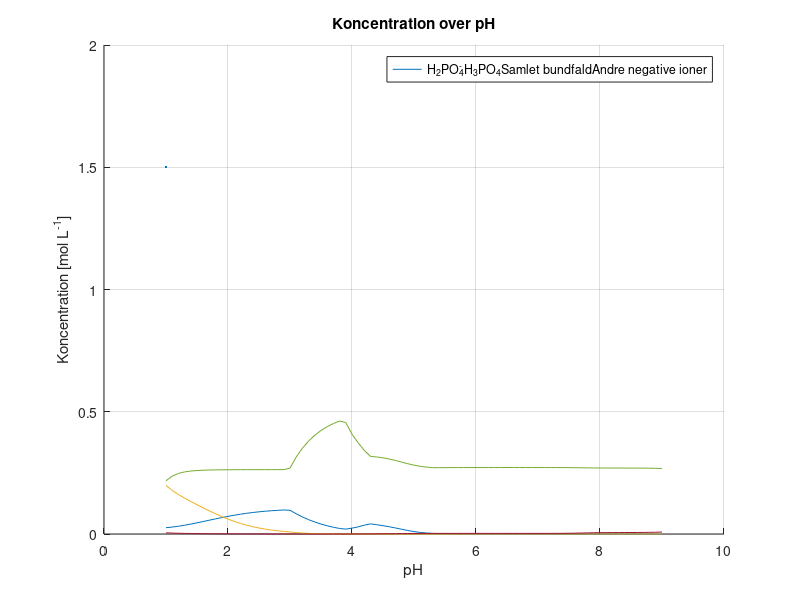
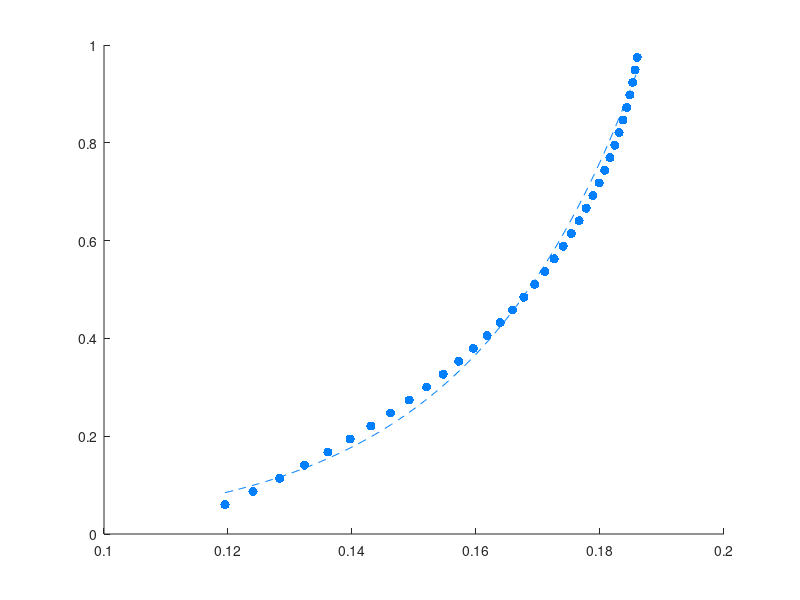

Here is the MATLAB script that generated these plots, in order: (Note: this script raises an error after producing the figures.)
%read data from excel
Data = [1	0.0258420000000000	0.199020000000000	0.217728000000000	0.00481441700000000
1.10000000000000	0.0283430000000000	0.178160000000000	0.236788000000000	0.00385463000000000
1.20000000000000	0.0317560000000000	0.161450000000000	0.247745000000000	0.00310253300000000
1.30000000000000	0.0358950000000000	0.146770000000000	0.254004000000000	0.00251067400000000
1.40000000000000	0.0405900000000000	0.133040000000000	0.257590000000000	0.00204091000000000
1.50000000000000	0.0456850000000000	0.119770000000000	0.259689000000000	0.00166509900000000
1.60000000000000	0.0510290000000000	0.106860000000000	0.260950000000000	0.00136218400000000
1.70000000000000	0.0564780000000000	0.0943860000000000	0.261721000000000	0.00111681600000000
1.80000000000000	0.0618920000000000	0.0824830000000000	0.262211000000000	0.000917356000000000
1.90000000000000	0.0671450000000000	0.0713140000000000	0.262541000000000	0.000754789000000000
2	0.0721230000000000	0.0610170000000000	0.262755000000000	0.000622167000000000
2.10000000000000	0.0767400000000000	0.0516920000000000	0.262903000000000	0.000513979000000000
2.20000000000000	0.0809330000000000	0.0433900000000000	0.263006000000000	0.000425810000000000
2.30000000000000	0.0846700000000000	0.0361160000000000	0.263080000000000	0.000354096000000000
2.40000000000000	0.0879420000000000	0.0298370000000000	0.263134000000000	0.000295874000000000
2.50000000000000	0.0907630000000000	0.0244880000000000	0.263173000000000	0.000248733000000000
2.60000000000000	0.0931600000000000	0.0199830000000000	0.263202000000000	0.000210684000000000
2.70000000000000	0.0951740000000000	0.0162280000000000	0.263224000000000	0.000180055000000000
2.80000000000000	0.0968480000000000	0.0131250000000000	0.263240000000000	0.000155472000000000
2.90000000000000	0.0982250000000000	0.0105790000000000	0.263253000000000	0.000135815000000000
3	0.0971970000000000	0.00834360000000000	0.269809098500000	0.000121272000000000
3.10000000000000	0.0826600000000000	0.00576150000000000	0.314597432000000	0.000116412000000000
3.20000000000000	0.0698530000000000	0.00394300000000000	0.350850332000000	0.000112714000000000
3.30000000000000	0.0586710000000000	0.00267590000000000	0.380230362000000	0.000110027000000000
3.40000000000000	0.0489900000000000	0.00180150000000000	0.404043966000000	0.000108188000000000
3.50000000000000	0.0406810000000000	0.00120380000000000	0.423364488000000	0.000107043000000000
3.60000000000000	0.0336030000000000	0.000798800000000000	0.439033191000000	0.000106437000000000
3.70000000000000	0.0276190000000000	0.000526590000000000	0.451727275000000	0.000106231000000000
3.80000000000000	0.0225940000000000	0.000345030000000000	0.461998892000000	0.000106302000000000
3.90000000000000	0.0199610000000000	0.000246760000000000	0.455881932000000	0.000115889000000000
4	0.0239940000000000	0.000248250000000000	0.408073296000000	0.000174575000000000
4.10000000000000	0.0292420000000000	0.000249070000000000	0.372821731000000	0.000266176000000000
4.20000000000000	0.0361900000000000	0.000249430000000000	0.341458813000000	0.000408318000000000
4.30000000000000	0.0413930000000000	0.000227640000000000	0.317228326000000	0.000596345000000000
4.40000000000000	0.0379270000000000	0.000165960000000000	0.315073536000000	0.000770050000000000
4.50000000000000	0.0341050000000000	0.000118160000000000	0.311622833000000	0.000982452000000000
4.60000000000000	0.0297220000000000	8.12030000000000e-05	0.306831853000000	0.00122924700000000
4.70000000000000	0.0247550000000000	5.31750000000000e-05	0.300843697000000	0.00149662300000000
4.80000000000000	0.0194580000000000	3.28190000000000e-05	0.294122114000000	0.00176168400000000
4.90000000000000	0.0143340000000000	1.89910000000000e-05	0.287436570000000	0.00199842200000000
5	0.00991250000000000	1.03350000000000e-05	0.281577452000000	0.00218807200000000
5.10000000000000	0.00649860000000000	5.34410000000000e-06	0.277000145000000	0.00232626100000000
5.20000000000000	0.00409070000000000	2.65910000000000e-06	0.273753880000000	0.00241860900000000
5.30000000000000	0.00250450000000000	1.28910000000000e-06	0.271593581000000	0.00247726900000000
5.40000000000000	0.00172630000000000	7.05260000000000e-07	0.271286860000000	0.00250213300000000
5.50000000000000	0.00122700000000000	3.98180000000000e-07	0.271467861000000	0.00251642300000000
5.60000000000000	0.000846720000000000	2.18240000000000e-07	0.271607141000000	0.00252706200000000
5.70000000000000	0.000566260000000000	1.15930000000000e-07	0.271709852000000	0.00253471200000000
5.80000000000000	0.000367240000000000	5.97180000000000e-08	0.271783155000000	0.00253995200000000
5.90000000000000	0.000231680000000000	2.99260000000000e-08	0.271833253000000	0.00254337000000000
6	0.000142900000000000	1.46620000000000e-08	0.271866329000000	0.00254544900000000
6.10000000000000	8.66680000000000e-05	7.06320000000000e-09	0.271887585000000	0.00254666400000000
6.20000000000000	5.19490000000000e-05	3.36300000000000e-09	0.271901183000000	0.00254728200000000
6.30000000000000	3.09000000000000e-05	1.58890000000000e-09	0.271908216000000	0.00254757100000000
6.40000000000000	1.82920000000000e-05	7.47160000000000e-10	0.271912753000000	0.00254770400000000
6.50000000000000	1.07990000000000e-05	3.50360000000000e-10	0.271914797000000	0.00254786400000000
6.60000000000000	6.36620000000000e-06	1.64070000000000e-10	0.271915277000000	0.00254806300000000
6.70000000000000	3.75190000000000e-06	7.68070000000000e-11	0.271914023000000	0.00254837500000000
6.80000000000000	2.21280000000000e-06	3.59830000000000e-11	0.271913708000000	0.00254923500000000
6.90000000000000	1.30810000000000e-06	1.68960000000000e-11	0.271909690000000	0.00255119500000000
7	7.77300000000000e-07	7.97490000000000e-12	0.271902683000000	0.00255619400000000
7.10000000000000	4.67230000000000e-07	3.80760000000000e-12	0.271889123000000	0.00256890500000000
7.20000000000000	2.87960000000000e-07	1.86380000000000e-12	0.271859361000000	0.00260069900000000
7.30000000000000	1.86680000000000e-07	9.59570000000000e-13	0.271794492000000	0.00267506000000000
7.40000000000000	1.31990000000000e-07	5.38760000000000e-13	0.271671137000000	0.00283004200000000
7.50000000000000	1.05030000000000e-07	3.40400000000000e-13	0.271470429000000	0.00310537600000000
7.60000000000000	9.52520000000000e-08	2.45100000000000e-13	0.271182432000000	0.00351615400000000
7.70000000000000	9.83440000000000e-08	2.00930000000000e-13	0.270867807000000	0.00402778400000000
7.80000000000000	1.11530000000000e-07	1.80930000000000e-13	0.270522080000000	0.00461095900000000
7.90000000000000	1.40840000000000e-07	1.81430000000000e-13	0.270222161000000	0.00513365800000000
8	1.94410000000000e-07	1.98880000000000e-13	0.270005390000000	0.00551480000000000
8.10000000000000	2.84680000000000e-07	2.31290000000000e-13	0.269868865000000	0.00575813600000000
8.20000000000000	4.31460000000000e-07	2.78430000000000e-13	0.269786541000000	0.00590446900000000
8.30000000000000	6.65790000000000e-07	3.41250000000000e-13	0.269733158000000	0.00599550000000000
8.40000000000000	1.03510000000000e-06	4.21420000000000e-13	0.269687764000000	0.00606301800000000
8.50000000000000	1.60940000000000e-06	5.20390000000000e-13	0.269633273000000	0.00613265800000000
8.60000000000000	2.47440000000000e-06	6.35450000000000e-13	0.269539804700000	0.00624573800000000
8.70000000000000	3.73990000000000e-06	7.62690000000000e-13	0.269378101000000	0.00643096500000000
8.80000000000000	5.51700000000000e-06	8.93300000000000e-13	0.269103303000000	0.00672920400000000
8.90000000000000	7.84860000000000e-06	1.00870000000000e-12	0.268639733000000	0.00722202000000000
9	1.06910000000000e-05	1.09000000000000e-12	0.267892665000000	0.00801143600000000];

%assign data columns to variables
pH = Data(:,1);
H2PO4 = Data(:,2);
H3PO4 = Data(:,3);
Prec = Data(:,4);
Nion = Data(:,5);

%create multiple plot figure
figure; hold on
p1 = plot(pH,H2PO4,linewidth = 1.5); n1 = "H_2PO_4^-";
p2 = plot(pH,H3PO4,linewidth = 1.5); n2 = "H_3PO_4";
p3 = plot(pH,Prec,linewidth = 1.5); n3 = "Samlet bundfald";
p4 = plot(pH,Nion,linewidth = 1.5); n4 = "Andre negative ioner";
legend([p1,p2,p3,p4], [n1,n2,n3,n4]);
legend('location','northeast');

xlabel('pH');
ylabel('Koncentration [mol L^{-1}]');
title('Koncentration over pH');
grid on;


Data1 = [0.119520000000000	0.0599391458650000
0.124050000000000	0.0869376808890000
0.128320000000000	0.113862624210000
0.132330000000000	0.140720078330000
0.136120000000000	0.167497041450000
0.139690000000000	0.194213514570000
0.143050000000000	0.220869498680000
0.146230000000000	0.247465091800000
0.149220000000000	0.273999995910000
0.152040000000000	0.300474411030000
0.154700000000000	0.326898836140000
0.157210000000000	0.353273273260000
0.159570000000000	0.379596719380000
0.161800000000000	0.405870176490000
0.163900000000000	0.432092644610000
0.165870000000000	0.458275121720000
0.167720000000000	0.484407609840000
0.169460000000000	0.510499108960000
0.171090000000000	0.536560617080000
0.172620000000000	0.562581136200000
0.174050000000000	0.588552660320000
0.175380000000000	0.614503204440000
0.176620000000000	0.640413748570000
0.177780000000000	0.666293301690000
0.178850000000000	0.692132865820000
0.179850000000000	0.717952438940000
0.180760000000000	0.743732022070000
0.181600000000000	0.769490615200000
0.182370000000000	0.795219208330000
0.183080000000000	0.820917811460000
0.183710000000000	0.846596424590000
0.184290000000000	0.872244046730000
0.184800000000000	0.897871678860000
0.185260000000000	0.923469311000000
0.185650000000000	0.949056953130000
0.186000000000000	0.974613594270000];

%assign data columns to variables
H2PO4_2 = Data1(:,1);
Prec_1= Data1(:,2);


%define regression function
maxP = max(H2PO4_2);
minP = min(H2PO4_2);
x = linspace(minP,maxP,100);
Reg = 0.0011*exp(36.328*x);

%create plot and regression function figure
figure; hold on
p5 = plot(x,Reg,'--','Color',[0,0.5,1]); n5 = '$0,0011e^{36,328x} \quad R^2=0,995$';
    plot(H2PO4_2,Prec_1,'.','Color',[0,0.5,1],'MarkerSize',20);
    legend(n5, 'Interpreter','latex',fontsize = 13);
    legend('location','northwest');
    xlabel('H_2PO_4^- [mol L^{-1}]')
    ylabel('Samlet bundfald [mol L^{-1}]')
    title('Bundfald over H_2PO_4^- koncentration')
    
grid on

